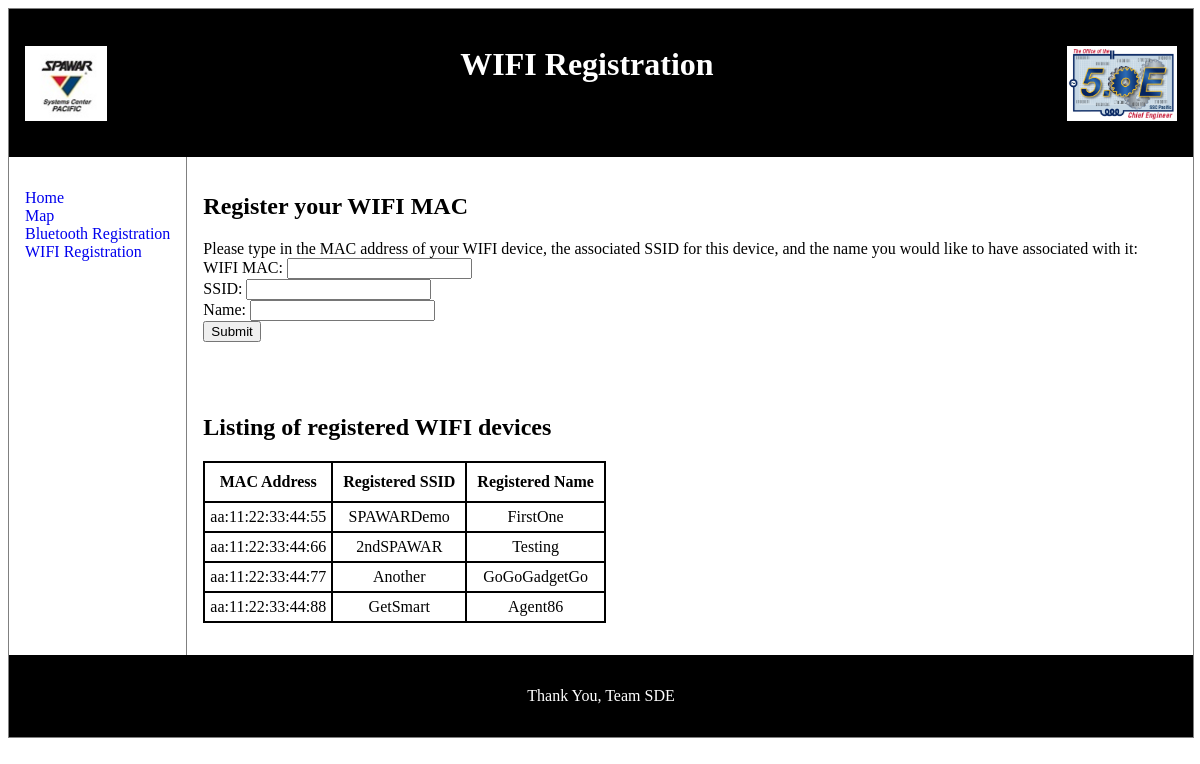
Screenshot of /webapp/www/WIFIReg.php with the database file from the repository.
### tables this page shows
CREATE TABLE IF NOT EXISTS `WIFIMACs` (
  `MAC` char(17) NOT NULL,
  `SSID` char(24) NOT NULL,
  `User` char(24) NOT NULL,
  PRIMARY KEY (`MAC`)
);

### webapp/www/WIFIReg.php (the view, shortened to what this page needs)
<html>
<head>
</head>
<body>
  <div class="container">
    <header>
      <h1 style="text-align:center;"><img src="img/header/SPAWAR-PAC.jpg" alt="SSC PAC Logo" style="width:82px;height:75px;" align="left">
   WIFI Registration
   <img src="img/header/50Elogo_final.png" alt="SSC PAC 50E Logo" style="width:110px;height:75px;" align="right"> </h1>
      <br>
      <br>
    </header>
    <nav>
      <ul>
        <li><a href="index.php">Home</a></li>
        <li><a href="Map.php">Map</a></li>
        <li><a href="BluetoothReg.php">Bluetooth Registration</a></li>
        <li><a href="WIFIReg.php">WIFI Registration</a></li>
      </ul>
    </nav>
    <article>
      <h1>Register your WIFI MAC</h1>
      Please type in the MAC address of your WIFI device, the associated SSID for this device, and the name you would like to have associated with it:
      <form action="wMACsubmit.php" method="post">
        WIFI MAC:
        <input type="text" name="wMAC">
        <br> SSID:
        <input type="text" name="SSID">
        <br> Name:
        <input type="text" name="username">
        <br>
        <input type="submit">
      </form>
      <br>
      <br>
      <h1>Listing of registered WIFI devices</h1>
      <p>
        <?php
  $query = "SELECT * from WIFIMACs";
  $rs = mysql_query($query);
  echo "<table> <tr> <th> MAC Address </th> <th> Registered SSID </th> <th> Registered Name </th> </tr>";
  while ($row = mysql_fetch_assoc($rs)) {
    echo "<tr> <td>" . $row['MAC'] . "</td> <td>" . $row['SSID'] . "</td><td>" . $row['User'] . "</td></tr>";
  }
  echo "</table>";
?>
    </article>
    <footer>
      <p style="text-align:center;">Thank You, Team SDE</p>
    </footer>
  </div>
</body>
</html>

### rows the page displays
wifimacs: MAC "aa:11:22:33:44:55", SSID "SPAWARDemo", User "FirstOne"
wifimacs: MAC "aa:11:22:33:44:66", SSID "2ndSPAWAR", User "Testing"
wifimacs: MAC "aa:11:22:33:44:77", SSID "Another", User "GoGoGadgetGo"
wifimacs: MAC "aa:11:22:33:44:88", SSID "GetSmart", User "Agent86"
